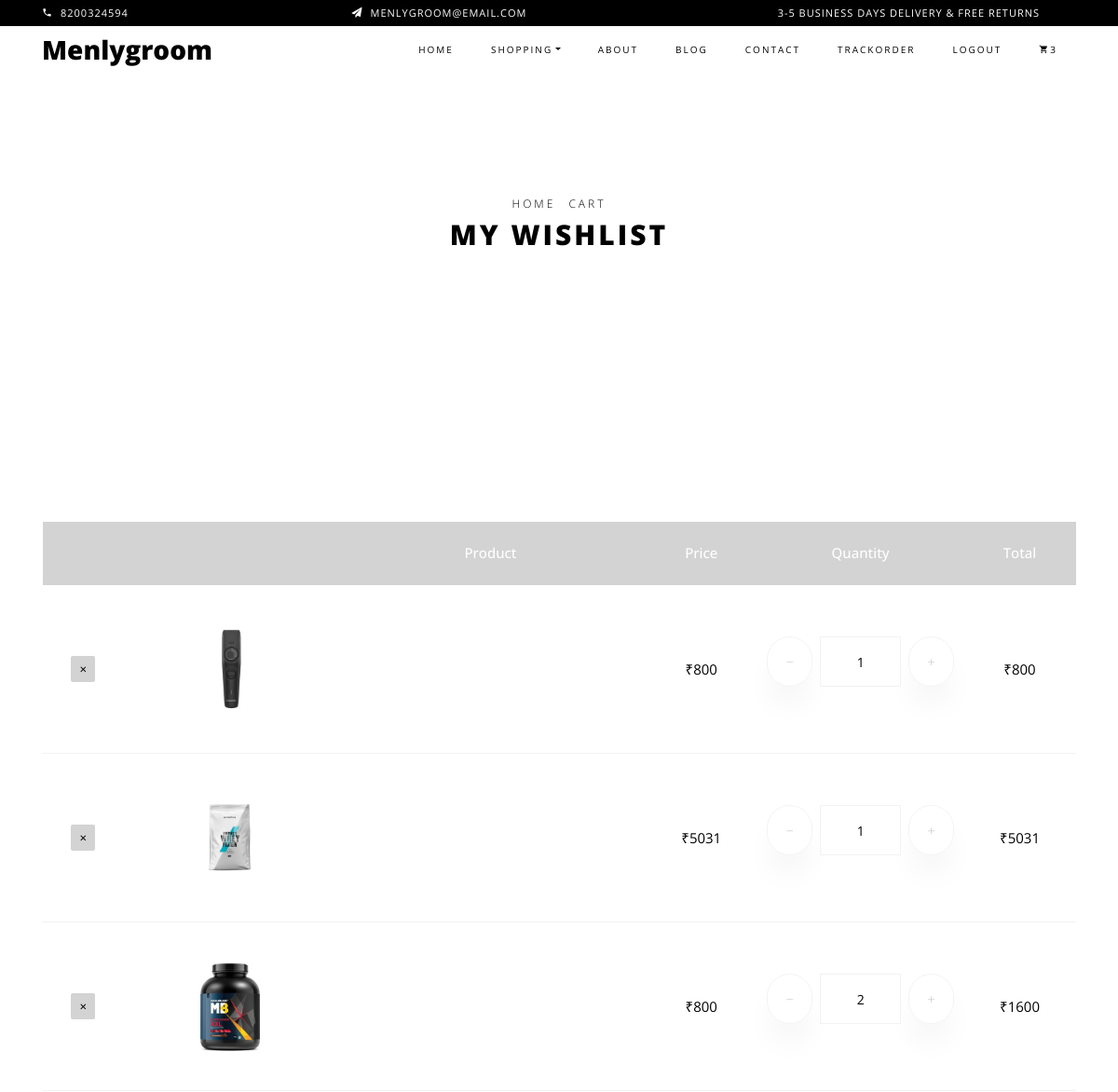
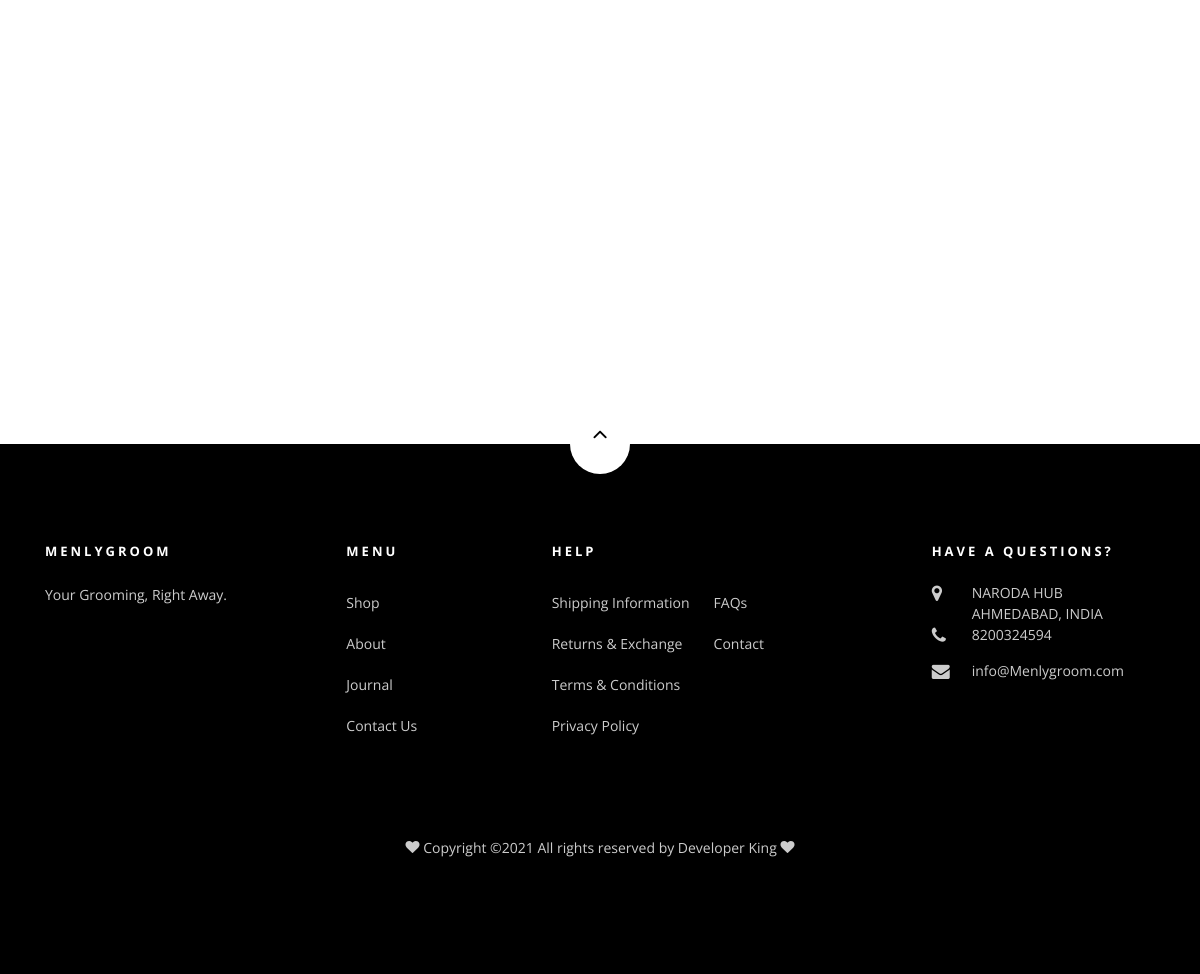
The page /cart/ (signed in) on the database its author committed (2 pictures, top to bottom).
### myapp/models.py (models this page shows, shortened)
class Cart(models.Model):
    user = models.ForeignKey(User,on_delete=models.CASCADE)
    product = models.ForeignKey(Product,on_delete=models.CASCADE)
    price = models.IntegerField()
    qty = models.IntegerField()

class Product(models.Model):
    cat_name = models.ForeignKey(Category,on_delete=models.CASCADE)
    subcat_name = models.ForeignKey(SubCategory,on_delete=models.CASCADE)
    product_name = models.CharField(max_length=50)
    price = models.IntegerField()
    desc = models.CharField(max_length=2000)
    image = models.ImageField(upload_to="productImg")

### myapp/views.py (the view)
# urls.py: path('cart/',views.cart,name='cart'),
def cart(request):
    count= Cart.objects.filter(user_id=request.user.id).count()
    if request.user.is_authenticated:
        cart_j = Cart.objects.filter(user_id=request.user.id)
        list1 = []
        for i in cart_j:
            list1.append(i.price)
        print(list1)
        total = sum(list1)
        return render(request,"cart.html",{'all_product':cart_j,'count':count,'total':total})
    else:
        return redirect('login')

### myapp/templates/cart.html (shortened to what this page needs)
{% load static %}
<!DOCTYPE html>
<html lang="en">
<head>
	<link rel="stylesheet" href="{% static 'css/open-iconic-bootstrap.min.css' %}">
	<link rel="stylesheet" href="{% static 'css/animate.css' %}">
	<link rel="stylesheet" href="{% static 'css/owl.carousel.min.css' %}">
	<link rel="stylesheet" href="{% static 'css/owl.theme.default.min.css' %}">
	<link rel="stylesheet" href="{% static 'css/magnific-popup.css' %}">
	<link rel="stylesheet" href="{% static 'css/aos.css' %}">
	<link rel="stylesheet" href="{% static 'css/ionicons.min.css' %}">
	<link rel="stylesheet" href="{% static 'css/bootstrap-datepicker.css' %}">
	<link rel="stylesheet" href="{% static 'css/jquery.timepicker.css' %}">
	<link rel="stylesheet" href="{% static 'css/flaticon.css' %}">
	<link rel="stylesheet" href="{% static 'css/icomoon.css' %}">
	<link rel="stylesheet" href="{% static 'css/style.css' %}">
</head>
<body class="goto-here">
	<div class="py-1 bg-black">
		<div class="container">
			<div class="row no-gutters d-flex align-items-start align-items-center px-md-0">
				<div class="col-lg-12 d-block">
					<div class="row d-flex">
						<div class="col-md pr-4 d-flex topper align-items-center">
							<div class="icon mr-2 d-flex justify-content-center align-items-center"><span
									class="icon-phone2"></span></div>
							<span class="text">8200324594</span>
						</div>
						<div class="col-md pr-4 d-flex topper align-items-center">
							<div class="icon mr-2 d-flex justify-content-center align-items-center"><span
									class="icon-paper-plane"></span></div>
							<span class="text">menlygroom@email.com</span>
						</div>
						<div class="col-md-5 pr-4 d-flex topper align-items-center text-lg-right">
							<span class="text">3-5 Business days delivery &amp; Free Returns</span>
						</div>
					</div>
				</div>
			</div>
		</div>
	</div>
	<nav class="navbar navbar-expand-lg navbar-dark ftco_navbar bg-dark ftco-navbar-light" id="ftco-navbar">
		<div class="container">
			<a class="navbar-brand" href="{% url 'index' %}">Menlygroom</a>
			<div class="collapse navbar-collapse" id="ftco-nav">
				<ul class="navbar-nav ml-auto">
					<li class="nav-item active"><a href="{% url 'index' %}" class="nav-link">Home</a></li>
					<li class="nav-item dropdown">
						<a class="nav-link dropdown-toggle" href="#" id="dropdown04" data-toggle="dropdown"
							aria-haspopup="true" aria-expanded="false">Shopping</a>
					</li>
					<li class="nav-item"><a href="{% url 'about' %}" class="nav-link">About</a></li>
					<li class="nav-item"><a href="{% url 'blog' %}" class="nav-link">Blog</a></li>
					<li class="nav-item"><a href="{% url 'contact' %}" class="nav-link">Contact</a></li>
					<li class="nav-item"><a href="{% url 'trackorder' %}" class="nav-link">trackorder</a></li>
					{% if request.user %}
					<li class="nav-item"><a href="{% url 'logout' %}" class="nav-link">Logout</a></li>
					{% else %}
					<li class="nav-item"><a href="{% url 'register' %}" class="nav-link">Register</a></li>
					<li class="nav-item"><a href="{% url 'login' %}" class="nav-link">Login</a></li>
					{% endif %}
					<li class="nav-item cta cta-colored"><a href="{% url 'cart' %}" class="nav-link"><span
								class="icon-shopping_cart"></span>{{count}}</a></li>
				</ul>
			</div>
		</div>
	</nav>
    <div class="hero-wrap hero-bread" style="{%static 'background-image: url(images/bg_6.jpg)'%}">
      <div class="container">
        <div class="row no-gutters slider-text align-items-center justify-content-center">
          <div class="col-md-9 ftco-animate text-center">
          	<p class="breadcrumbs"><span class="mr-2"><a href="{% url 'index'%}">Home</a></span> <span>Cart</span></p>
            <h1 class="mb-0 bread">My Wishlist</h1>
          </div>
        </div>
      </div>
    </div>
    <section class="ftco-section ftco-cart">
			<div class="container">
				<div class="row">
    			<div class="col-md-12 ftco-animate">
    				<div class="cart-list">
	    				<table class="table">
						    <thead class="thead-primary">
						      <tr class="text-center">
						        <th>&nbsp;</th>
						        <th>&nbsp;</th>
						        <th>Product</th>
						        <th>Price</th>
						        <th>Quantity</th>
						        <th>Total</th>
						      </tr>
						    </thead>
						    <tbody>
								{% for i in all_product %}
						      <tr class="text-center" id='product{{i.id}}'>
						        <td class="product-remove"><a href="{% url 'remove' i.id %}"><span class="ion-ios-close"></span></a></td>
						        <td><img src="{{i.product.image.url}}" height="100px" width="100px"> </td>
						        <td class="product-name">
						        </td>
						        <td class="price">₹{{i.product.price}}</td>
						        <td class="quantity">
						        	<div class="input-group mb-3">
	             	<span class="input-group-btn mr-2">
	                	<form action ='/minus/#product{{i.id}}' method='POST'>
						<button type="submit" class="quantity-left-minus btn"  data-type="minus" data-field="">
	                   <i class="ion-ios-remove"></i>
	                	</button>
						</form>
	            		</span>
	             	<input type="text" id="quantity" name="quantity" class="quantity form-control input-number" value="{{i.qty}}" min="1" max="100">
	             	<span class="input-group-btn ml-2">
	                	<form action ='/plus/#product{{i.id}}' method='POST'>
						<button type="submit" class="quantity-right-plus btn" data-type="plus" data-field="">
	                     <i class="ion-ios-add"></i>
	                 </button>
					 </form>
	             	</span>
	          	</div>
					          </td>
						        <td class="total">₹{{i.price}}</td>
							</tr>
							  {% endfor %}
						    </tbody>
						  </table>
					  </div>
    			</div>
    		</div>
    		<div class="row justify-content-start">
    		</div>
			</div>
</section>
		<footer class="ftco-footer ftco-section">
			<div class="container">
				<div class="row">
					<div class="mouse">
							  <a href="#" class="mouse-icon">
								  <div class="mouse-wheel"><span class="ion-ios-arrow-up"></span></div>
							  </a>
						  </div>
				</div>
			  <div class="row mb-5">
				<div class="col-md">
				  <div class="ftco-footer-widget mb-4">
					<h2 class="ftco-heading-2">Menlygroom</h2>
					<p>Your Grooming, Right Away.</p>
					<ul class="ftco-footer-social list-unstyled float-md-left float-lft mt-5">
					</ul>
				  </div>
				</div>
				<div class="col-md">
				  <div class="ftco-footer-widget mb-4 ml-md-5">
					<h2 class="ftco-heading-2">Menu</h2>
					<ul class="list-unstyled">
					  <li><a href="#" class="py-2 d-block">Shop</a></li>
					  <li><a href="#" class="py-2 d-block">About</a></li>
					  <li><a href="#" class="py-2 d-block">Journal</a></li>
					  <li><a href="#" class="py-2 d-block">Contact Us</a></li>
					</ul>
				  </div>
				</div>
				<div class="col-md-4">
				   <div class="ftco-footer-widget mb-4">
					<h2 class="ftco-heading-2">Help</h2>
					<div class="d-flex">
						<ul class="list-unstyled mr-l-5 pr-l-3 mr-4">
						  <li><a href="#" class="py-2 d-block">Shipping Information</a></li>
						  <li><a href="#" class="py-2 d-block">Returns &amp; Exchange</a></li>
						  <li><a href="#" class="py-2 d-block">Terms &amp; Conditions</a></li>
						  <li><a href="#" class="py-2 d-block">Privacy Policy</a></li>
						</ul>
						<ul class="list-unstyled">
						  <li><a href="#" class="py-2 d-block">FAQs</a></li>
						  <li><a href="#" class="py-2 d-block">Contact</a></li>
						</ul>
					  </div>
				  </div>
				</div>
				<div class="col-md">
				  <div class="ftco-footer-widget mb-4">
					  <h2 class="ftco-heading-2">Have a Questions?</h2>
					  <div class="block-23 mb-3">
						<ul>
						  <li><span class="icon icon-map-marker"></span><span class="text">NARODA HUB  AHMEDABAD, INDIA</span></li>
						  <li><a href="#"><span class="icon icon-phone"></span><span class="text">8200324594</span></a></li>
						  <li><a href="#"><span class="icon icon-envelope"></span><span class="text">info@Menlygroom.com</span></a></li>
						</ul>
					  </div>
				  </div>
				</div>
			  </div>
			  <div class="row">
				<div class="col-md-12 text-center">
				  <p>
					  <i class="icon-heart color-danger" aria-hidden="true"></i> Copyright &copy;<script>document.write(new Date().getFullYear());</script> All rights reserved  by Developer King <i class="icon-heart color-danger" aria-hidden="true"></i>
							  </p>
				</div>
			  </div>
			</div>
		  </footer>
  </body>
</html>

### myapp/static/css/icomoon.css (style rules this page uses)
[class^="icon-"], [class*=" icon-"] { font-family: 'icomoon' !important; speak: none; font-style: normal; font-weight: normal; font-variant: normal; text-transform: none; line-height: 1; -webkit-font-smoothing: antialiased; -moz-osx-font-smoothing: grayscale; }
.icon-heart:before { content: "\f004"; }
.icon-map-marker:before { content: "\f041"; }
.icon-phone:before { content: "\f095"; }
.icon-envelope:before { content: "\f0e0"; }
.icon-paper-plane:before { content: "\f1d8"; }
.icon-phone2:before { content: "\e0cd"; }
.icon-shopping_cart:before { content: "\e8cc"; }

### rows shown on the page
Cart: product.image (picture), product.price "800", quantity "1", price "800"
Cart: product.image (picture), product.price "5031", quantity "1", price "5031"
Cart: product.image (picture), product.price "800", quantity "2", price "1600"

### other values the page prints
{{ count }} "3"
